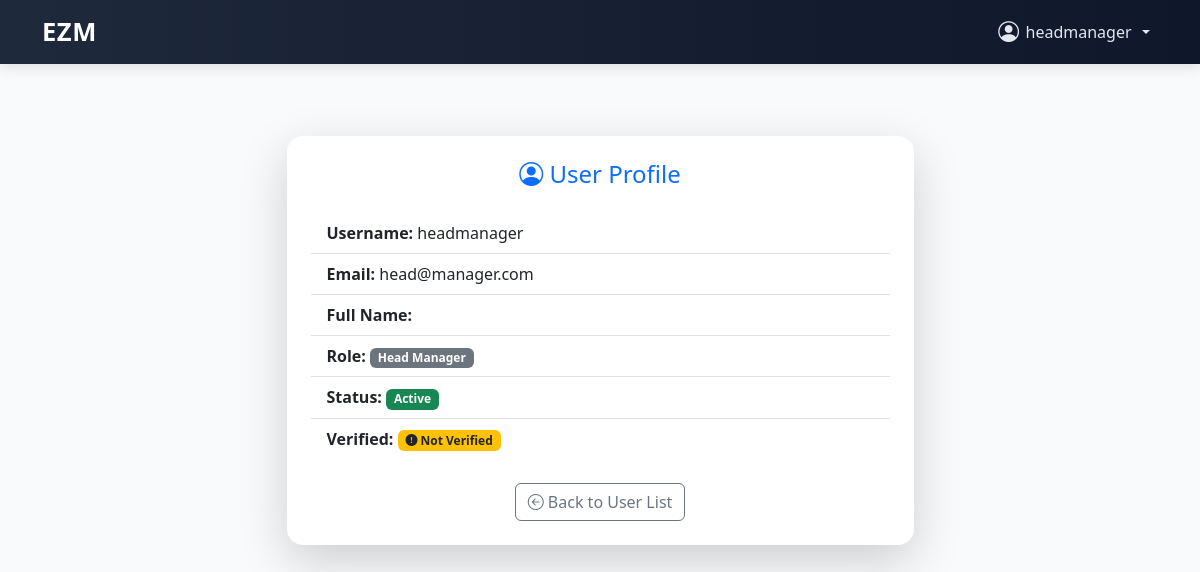
Page /users/admin/user/30/ (signed in) on the earlier database version.
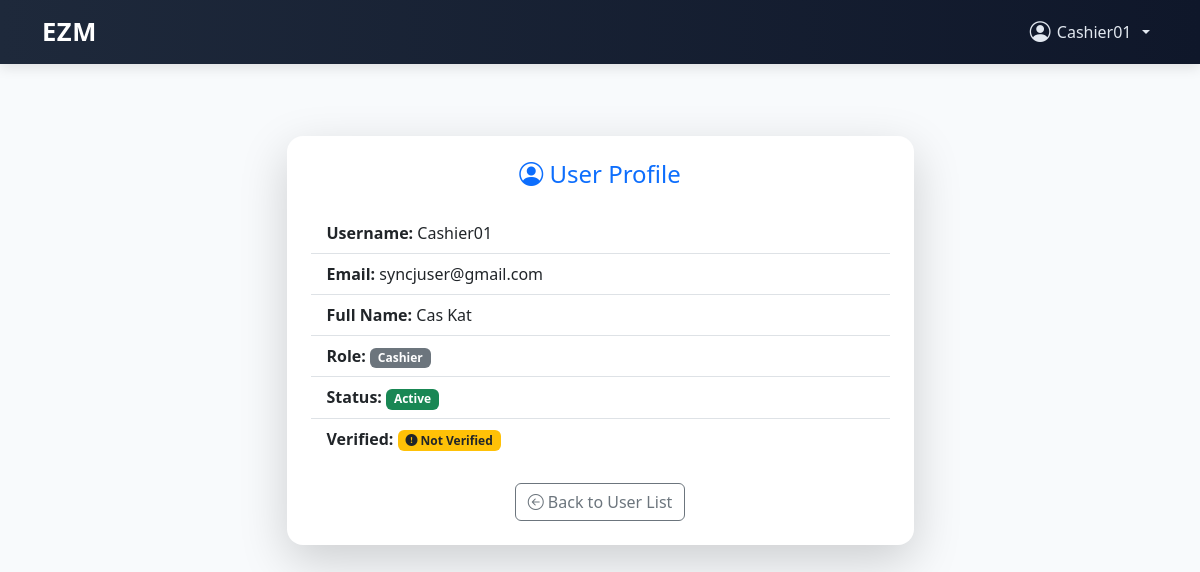
Same page on the later database version.
### users/models.py (models this page shows)
class CustomUser(AbstractUser):
    ROLE_CHOICES = [
        ('admin', 'Admin'),
        ('head_manager', 'Head Manager'),
        ('store_manager', 'Store Manager'),
        ('cashier', 'Cashier'),
    ]
    role = models.CharField(max_length=20, choices=ROLE_CHOICES)
    store = models.ForeignKey('store.Store', on_delete=models.SET_NULL, null=True, blank=True) # Add this line
    is_first_login = models.BooleanField(default=True)
    phone_number = models.CharField(max_length=20, blank=True)

### users/views.py (the view)
# urls.py: path('admin/user/<int:user_id>/', view_user_detail, name='view_user_detail'),
@user_passes_test(is_admin)
def view_user_detail(request, user_id):
    user = get_object_or_404(User, id=user_id)
    return render(request, 'admin/user_detail.html', {'user': user})

### users/views.py (called while the page is built)
def is_admin(user):
    return user.is_authenticated and user.role == 'admin'

### store/templates/admin/user_detail.html (shortened to what this page needs)
{% extends 'base.html' %}
{% block content %}
<div class="container py-5">
  <div class="row justify-content-center">
    <div class="col-md-7">
      <div class="card shadow-lg border-0 rounded-4">
        <div class="card-body p-4">
          <h4 class="text-center text-primary mb-4"><i class="bi bi-person-circle"></i> User Profile</h4>
          <ul class="list-group list-group-flush fs-6">
            <li class="list-group-item"><strong>Username:</strong> {{ user.username }}</li>
            <li class="list-group-item"><strong>Email:</strong> {{ user.email }}</li>
            <li class="list-group-item"><strong>Full Name:</strong> {{ user.first_name }} {{ user.last_name }}</li>
            <li class="list-group-item"><strong>Role:</strong> <span class="badge bg-secondary">{{ user.get_role_display }}</span></li>
            <li class="list-group-item"><strong>Status:</strong>
              {% if user.is_active %}
                <span class="badge bg-success">Active</span>
              {% else %}
                <span class="badge bg-danger">Inactive</span>
              {% endif %}
            </li>
            <li class="list-group-item"><strong>Verified:</strong>
              {% if user.is_verified %}
                <span class="badge bg-success"><i class="bi bi-check-circle-fill"></i> Verified</span>
              {% else %}
                <span class="badge bg-warning text-dark"><i class="bi bi-exclamation-circle-fill"></i> Not Verified</span>
              {% endif %}
            </li>
          </ul>
          <div class="text-center mt-4">
            <a href="{% url 'manage_users' %}" class="btn btn-outline-secondary"><i class="bi bi-arrow-left-circle"></i> Back to User List</a>
          </div>
        </div>
      </div>
    </div>
  </div>
</div>
{% endblock %}

### store/templates/base.html (shortened to what this page needs)
<!DOCTYPE html>
<html lang="en">
<head>
  <link href="https://cdn.jsdelivr.net/npm/bootstrap@5.3.0/dist/css/bootstrap.min.css" rel="stylesheet" />
  <link href="https://cdn.jsdelivr.net/npm/bootstrap-icons@1.10.5/font/bootstrap-icons.css" rel="stylesheet" />
</head>
<body>
  <nav class="navbar navbar-expand-lg navbar-custom">
    <div class="container">
      <a class="navbar-brand" href="{% url 'login' %}">EZM</a>
      <div class="collapse navbar-collapse justify-content-end" id="navbarContent">
        <ul class="navbar-nav align-items-center">
          {% if user.is_authenticated %}
          <li class="nav-item dropdown">
            <a class="nav-user-dropdown nav-link dropdown-toggle" href="#" id="userDropdown" role="button"
              data-bs-toggle="dropdown" aria-expanded="false">
              <i class="bi bi-person-circle nav-user-icon"></i> {{ user.username }}
            </a>
          </li>
          {% else %}
          <li class="nav-item me-2">
            <a class="nav-link btn btn-light text-dark px-3" href="{% url 'login' %}">Login</a>
          </li>
          {% endif %}
        </ul>
      </div>
    </div>
  </nav>
  <div class="container py-4">
    {% block content %}{% endblock %}
  </div>
</body>
</html>

Differences in the rows shown:
changed CustomUser: username "headmanager" → "Cashier01"; email "head@manager.com" → "syncjuser@gmail.com"; first_name (not shown) → "Cas"; last_name (not shown) → "Kat"; role "Head Manager" → "Cashier"
